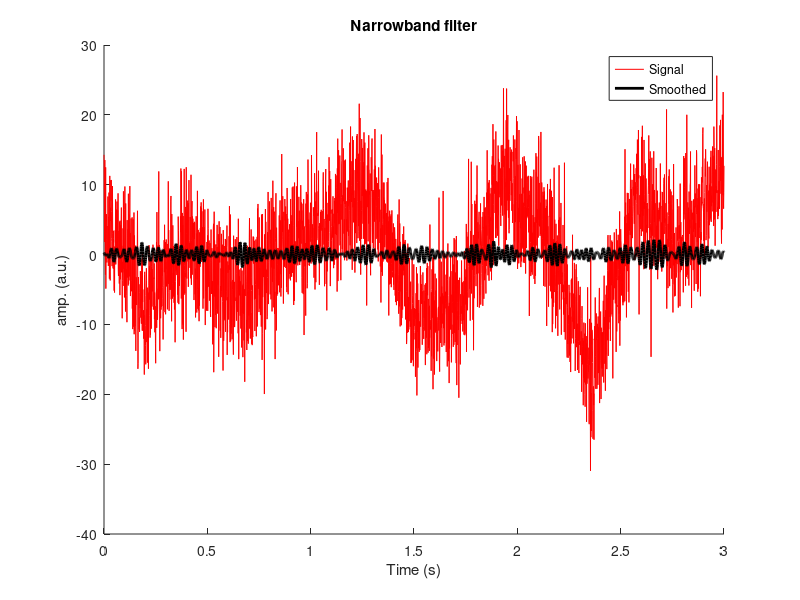
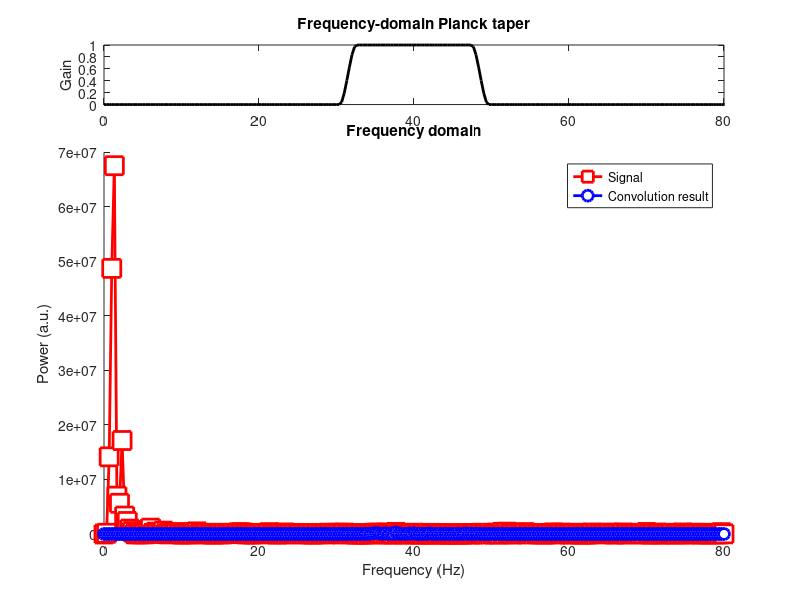

Source code (MATLAB) for these figures, in order:
% create the signal

% create signal
srate = 1000; % Hz
time  = 0:1/srate:3;
n     = length(time);
p     = 15; % poles for random interpolation

% noise level, measured in standard deviations
noiseamp = 5; 

% amplitude modulator and noise level
ampl   = interp1(rand(p,1)*30,linspace(1,p,n));
noise  = noiseamp * randn(size(time));
signal = ampl + noise;

% subtract mean to eliminate DC
signal = signal - mean(signal);

%% create Planck spectral shape


% frequencies
hz = linspace(0,srate,n);

% edge decay, must be between 0 and .5
eta = .15;

% spectral parameters
fwhm  = 10;
peakf = 40;

% convert fwhm to indices
np = round( 2*fwhm*n/srate );
pt = 1:np;

% find center point index
fidx = dsearchn(hz',peakf);


% define left and right exponentials
Zl = eta*(np-1) * ( 1./pt + 1./(pt-eta*(np-1)) );
Zr = eta*(np-1) * ( 1./(np-1-pt) + 1./( (1-eta)*(np-1)-pt ) );

% create the taper
bounds = [ floor(eta*(np-1))-mod(np,2) ceil((1-eta)*(np-~mod(np,2))) ];
plancktaper = [ 1./(exp(Zl(1:bounds(1)))+1) ...
                ones(1,diff(bounds)) ... 
                1./(exp(Zr(bounds(2):end-1))+1) ];

% put the taper inside zeros
px = zeros( size(hz) );
pidx = max(1,fidx-floor(np/2)+1) : fidx+floor(np/2)-mod(np,2);
px(pidx) = plancktaper;
%% now for convolution

% FFTs
dataX = fft(signal);

% IFFT
convres = 2*real( ifft( dataX.*px ));

% frequencies vector
hz = linspace(0,srate,n);


%% plots


%%% time-domain plot

figure(1), clf, hold on

% lines
plot(time,signal,'r')
plot(time,convres,'k','linew',2)

% frills
xlabel('Time (s)'), ylabel('amp. (a.u.)')
legend({'Signal';'Smoothed'})
title('Narrowband filter')


%%% frequency-domain plot

figure(2), clf

% plot Gaussian kernel
subplot(511)
plot(hz,px,'k','linew',2)
set(gca,'xlim',[0 peakf*2])
ylabel('Gain')
title('Frequency-domain Planck taper')


% raw and filtered data spectra
subplot(5,1,[2:5]), hold on
plot(hz,abs(dataX).^2,'rs-','markerfacecolor','w','markersize',13,'linew',2)
plot(hz,abs(dataX.*px).^2,'bo-','linew',2,'markerfacecolor','w','markersize',8)

% frills
xlabel('Frequency (Hz)'), ylabel('Power (a.u.)')
legend({'Signal';'Convolution result'})
title('Frequency domain')
set(gca,'xlim',[0 peakf*2])
